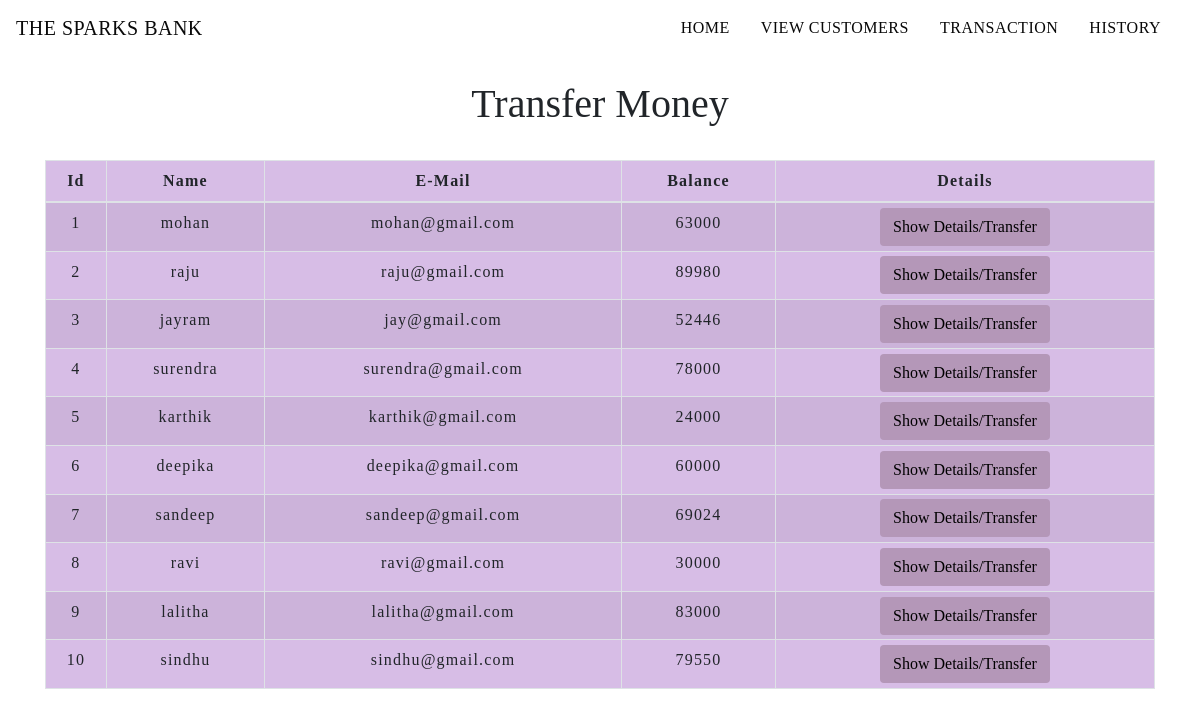
The app's page /transfermoney.php with its own data.
### tables this page shows
CREATE TABLE `users_details` (
  `id` int(5) NOT NULL,
  `name` varchar(100) NOT NULL,
  `email` varchar(150) NOT NULL,
  `balance` int(10) NOT NULL
);

### transfermoney.php (the view, shortened to what this page needs)
<!DOCTYPE html>
<html lang="en">
<head>
    <link rel="stylesheet" href="https://maxcdn.bootstrapcdn.com/bootstrap/4.0.0/css/bootstrap.min.css">
    <link rel="stylesheet" type="text/css" href="css/table.css">
    <link rel="stylesheet" type="text/css" href="css/navbar.css">
</head>
<body>
<?php
    include 'config.php';
    $sql = "SELECT * FROM users_details";
    $result = mysqli_query($conn,$sql);
?>
<?php
  include 'navbar.php';
?>
<div class="container">
        <h2 class="text-center pt-4">Transfer Money</h2>
        <br>
            <div class="row">
                <div class="col">
                    <div class="table-responsive-sm">
                    <table class="table table-hover table-sm table-striped table-condensed table-bordered">
                        <thead>
                            <tr>
                            <th scope="col" class="text-center py-2">Id</th>
                            <th scope="col" class="text-center py-2">Name</th>
                            <th scope="col" class="text-center py-2">E-Mail</th>
                            <th scope="col" class="text-center py-2">Balance</th>
                            <th scope="col" class="text-center py-2">Details</th>
                            </tr>
                        </thead>
                        <tbody>
                <?php
                    while($rows=mysqli_fetch_assoc($result)){
                ?>
                    <tr>
                        <td class="py-2"><?php echo $rows['id'] ?></td>
                        <td class="py-2"><?php echo $rows['name']?></td>
                        <td class="py-2"><?php echo $rows['email']?></td>
                        <td class="py-2"><?php echo $rows['balance']?></td>
                        <td><a href="selecteduserdetail.php?id= <?php echo $rows['id'] ;?>"> <button type="button" class="btn">Show Details/Transfer</button></a></td>
                    </tr>
                <?php
                    }
                ?>
                        </tbody>
                    </table>
                    </div>
                </div>
            </div>
         </div>
</body>
</html>

### table.css (style rules this page uses)
* { padding: 0; margin: 0; box-sizing: border-box; font-family: s; }
h2 { font-size: 40px; }
table { letter-spacing: 1.2px; }
.table-striped { background-color: rgb(215, 189, 230); }
td { text-align: center; }
button { border:none; background: #b497b8; transition: 1s; }

### transfermoney.php (style rules this page uses)
button { transition: 1.5s; }

### records on screen
users_details: id "1", name "mohan", email "mohan@gmail.com", balance "63000"
users_details: id "2", name "raju", email "raju@gmail.com", balance "89980"
users_details: id "3", name "jayram", email "jay@gmail.com", balance "52446"
users_details: id "4", name "surendra", email "surendra@gmail.com", balance "78000"
users_details: id "5", name "karthik", email "karthik@gmail.com", balance "24000"
users_details: id "6", name "deepika", email "deepika@gmail.com", balance "60000"
users_details: id "7", name "sandeep", email "sandeep@gmail.com", balance "69024"
users_details: id "8", name "ravi", email "ravi@gmail.com", balance "30000"
users_details: id "9", name "lalitha", email "lalitha@gmail.com", balance "83000"
users_details: id "10", name "sindhu", email "sindhu@gmail.com", balance "79550"
